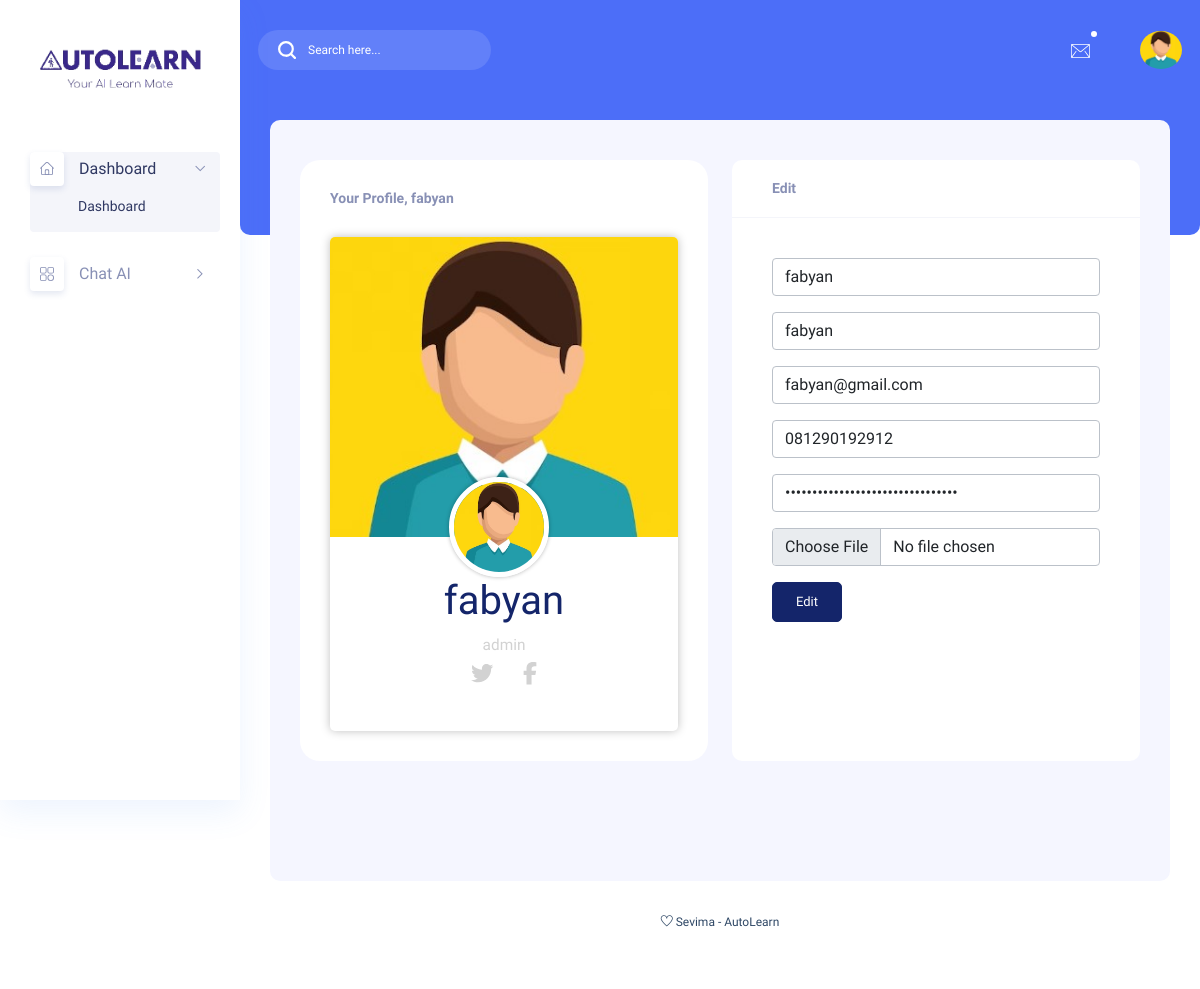
Screenshot of /index.php?page=profil (signed in) with the database file from the repository.
### tables this page shows
CREATE TABLE `user` (
  `id_user` int(100) NOT NULL,
  `username` varchar(150) NOT NULL,
  `nama` varchar(150) NOT NULL,
  `email` varchar(150) NOT NULL,
  `no_hp` varchar(150) NOT NULL,
  `password` varchar(150) NOT NULL,
  `gambar` varchar(100) NOT NULL,
  `level` varchar(25) NOT NULL
);

### pages/profile.php (the view, shortened to what this page needs)
<?php
include('conf/koneksi.php');
$id =  $_SESSION['id_user'];
$sql = "SELECT * FROM user WHERE id_user='$id'";
$query = mysqli_query($koneksi, "$sql")
    or die(mysqli_error($koneksi));
$row = mysqli_fetch_array($query);
?>
<div class="main_content_iner ">
    <div class="container-fluid p-0">
        <div class="row justify-content-center">
            <div class="col-12">
                <div class="dashboard_header mb_50">
                    <div class="row">
                        <div class="col-md-6">
                            <div class="white_box mb_30">
                                <div class="box_header ">
                                    <div class="main-title">
                                        <h3 class="mb-0">Your Profile, <?= $_SESSION['nama']; ?></h3>
                                    </div>
                                </div>
                                <div class="profile_box_1">
                                    <div class="profile-cover-image">
                                        <img src="<?= 'pages/img-user/' . $row['gambar']; ?>">
                                    </div>
                                    <div class="profile-picture">
                                        <img src="<?= 'pages/img-user/' . $row['gambar']; ?>">
                                    </div>
                                    <div class="profile-content">
                                        <h1>
                                            <?= $_SESSION['nama']; ?>
                                        </h1>
                                        <p>
                                            <?= $_SESSION['level']; ?>
                                        </p>
                                        <div class="socials">
                                            <a href><i class="fab fa-twitter"></i></a><a href="#"><i class="fab fa-facebook-f"></i></a>
                                        </div>
                                    </div>
                                </div>
                            </div>
                        </div>
                        <div class="col-lg-6">
                            <div class="white_card card_height_100 mb_30">
                                <div class="white_card_header">
                                    <div class="box_header m-0">
                                        <div class="main-title">
                                            <h3 class="m-0">Edit</h3>
                                        </div>
                                    </div>
                                </div>
                                <form enctype="multipart/form-data" action="pages/edit-profil.php" method="POST">
                                    <div class="white_card_body">
                                        <div class="input-group mb-3">
                                            <input type="text" required name="username" value="<?= $row['username']; ?>" class="form-control" placeholder="Username" aria-label="Username" aria-describedby="basic-addon1">
                                        </div>
                                        <div class="input-group mb-3">
                                            <input type="text" required value="<?= $row['nama']; ?>" class="form-control" placeholder="nama" name="nama" aria-label="nama" aria-describedby="basic-addon1">
                                        </div>
                                        <div class="input-group mb-3">
                                            <input type="email" required name="email" value="<?= $row['email']; ?>" class="form-control" placeholder="email" aria-label="email" aria-describedby="basic-addon1">
                                        </div>
                                        <div class="input-group mb-3">
                                            <input type="number" required value="<?= $row['no_hp']; ?>" class="form-control" name="no_hp" placeholder="no_hp" aria-label="no_hp" aria-describedby="basic-addon1">
                                        </div>
                                        <div class="input-group mb-3">
                                            <input type="password" required value="<?= $row['password']; ?>" class="form-control" name="password" placeholder="password" aria-label="password" aria-describedby="basic-addon1">
                                        </div>
                                        <div class="input-group mb-3">
                                            <input type="file" required name="gambar" value="<?= $row['gambar']; ?>" class="form-control" placeholder="gambar" aria-label="gambar" aria-describedby="basic-addon1">
                                        </div>
                                        <button type="submit" name="submit" class="btn_1 full_width text-center">Edit</button>
                                    </div>
                                </form>
                            </div>
                        </div>
                    </div>
                </div>
            </div>
        </div>
    </div>
</div>

### index.php (shortened to what this page needs)
<!DOCTYPE html>
<html lang="zxx">
<head>
  <link rel="stylesheet" href="css/bootstrap1.min.css" />
  <link rel="stylesheet" href="vendors/themefy_icon/themify-icons.css" />
  <link rel="stylesheet" href="vendors/niceselect/css/nice-select.css" />
  <link rel="stylesheet" href="vendors/owl_carousel/css/owl.carousel.css" />
  <link rel="stylesheet" href="vendors/gijgo/gijgo.min.css" />
  <link rel="stylesheet" href="vendors/font_awesome/css/all.min.css" />
  <link rel="stylesheet" href="vendors/tagsinput/tagsinput.css" />
  <link rel="stylesheet" href="vendors/datepicker/date-picker.css" />
  <link rel="stylesheet" href="vendors/scroll/scrollable.css" />
  <link rel="stylesheet" href="vendors/datatable/css/jquery.dataTables.min.css" />
  <link rel="stylesheet" href="vendors/datatable/css/responsive.dataTables.min.css" />
  <link rel="stylesheet" href="vendors/datatable/css/buttons.dataTables.min.css" />
  <link rel="stylesheet" href="vendors/text_editor/summernote-bs4.css" />
  <link rel="stylesheet" href="vendors/morris/morris.css" />
  <link rel="stylesheet" href="https://cdn.jsdelivr.net/npm/@fortawesome/fontawesome-free@6.2.1/css/fontawesome.min.css">
  <link rel="stylesheet" href="https://cdnjs.cloudflare.com/ajax/libs/font-awesome/6.4.0/css/all.min.css" />
  <link rel="stylesheet" href="vendors/material_icon/material-icons.css" />
  <link rel="stylesheet" href="css/metisMenu.css" />
  <link rel="stylesheet" href="css/style1.css" />
  <link rel="stylesheet" href="css/colors/default.css" id="colorSkinCSS" />
  <link rel="stylesheet" href="https://unpkg.com/aos@next/dist/aos.css" />
  <link rel="stylesheet" href="img/themify-icons/themify-icons.css">
</head>
<body class="crm_body_bg">
  <nav class="sidebar vertical-scroll ps-container ps-theme-default ps-active-y">
    <div class="logo d-flex justify-content-between">
      <a href="index.php"><img src="ico.png" alt /></a>
    </div>
    <ul id="sidebar_menu">
      <li class="mm-active">
        <a class="has-arrow" href="#" aria-expanded="false">
          <div class="icon_menu">
            <img src="img/menu-icon/dashboard.svg" alt />
          </div>
          <span>Dashboard</span>
        </a>
        <ul>
          <li><a class="active" href="index.php">Dashboard</a></li>
        </ul>
      </li>
      <li class>
        <a class="has-arrow" href="#" aria-expanded="false">
          <div class="icon_menu">
            <img src="img/menu-icon/2.svg" alt />
          </div>
          <span>Chat AI</span>
        </a>
      </li>
    </ul>
  </nav>
  <section class="main_content dashboard_part large_header_bg">
    <div class="container-fluid g-0">
      <div class="row">
        <div class="col-lg-12 p-0">
          <div class="header_iner d-flex justify-content-between align-items-center">
            <div class="serach_field-area d-flex align-items-center">
              <div class="search_inner">
                <form action="#">
                  <div class="search_field">
                    <input type="text" placeholder="Search here..." />
                  </div>
                  <button type="submit">
                    <img src="img/icon/icon_search.svg" alt />
                  </button>
                </form>
              </div>
            </div>
            <div class="header_right d-flex justify-content-between align-items-center">
              <div class="header_notification_warp d-flex align-items-center">
                <li>
                  <a class="CHATBOX_open nav-link-notify" href="#">
                    <img src="img/icon/msg.svg" alt />
                  </a>
                </li>
              </div>
              <div class="profile_info">
                <img src="pages/img-user/user.jpg" alt="#" />
              </div>
            </div>
          </div>
        </div>
      </div>
    </div>
    <?php include('conf/page.php') ?>
    <div class="footer_part">
      <div class="container-fluid">
        <div class="row">
          <div class="col-lg-12">
            <div class="footer_iner text-center">
              <p>
                <a href="#"> <i class="ti-heart"></i> </a><a href="#"> Sevima - AutoLearn</a>
              </p>
            </div>
          </div>
        </div>
      </div>
    </div>
  </section>
</body>
</html>

### conf/page.php (shortened to what this page needs)
<?php
if (isset($_GET['page'])) {
    $page = $_GET['page'];
    switch ($page) {
        case 'profil':
            include 'pages/profile.php';
            break;
    }
} else {
    include "pages/dashboardd.php";
}

### css/metisMenu.css (style rules this page uses)
.metismenu .has-arrow { position: relative }
.metismenu .has-arrow::after { position: absolute; content: ''; transform: rotate(-90deg) translate(0, -50%); transform-origin: top; top: 50%; transition: all .3s ease-out; right: 40px; content: "\e64b"; font-family: themify; color: #a5adc6; font-weight: 600; font-size: 14px }
.metismenu .mm-active>.has-arrow::after, .metismenu .has-arrow[aria-expanded=true]::after { transform: rotate(180deg) translate(0, -50%) }

### rows the page displays
user: gambar (placeholder picture), username "fabyan", nama "fabyan", email "fabyan@gmail.com", no_hp "081290192912"

### other values shown
$_SESSION['nama'] "fabyan"
$_SESSION['level'] "admin"
